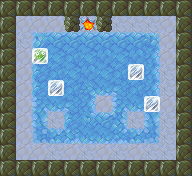

This is a level from a 2D game, rendered from its Tiled map with the project's own tilesets. A one-line summary and the map file follow, with tile-layer data summarised:
An orthogonal 12x11 tile map with 16x16 px tiles, 4 tile layers (Bottom, Floor, FloorTop, Blocks), 5 tilesets.

<map version="1.0" orientation="orthogonal" width="12" height="11" tilewidth="16" tileheight="16">
 <tileset firstgid="1" name="ground" tilewidth="16" tileheight="16">
  <image source="assets/tileset-ground.png" width="48" height="16" />
 </tileset>
 <tileset firstgid="4" name="misc" tilewidth="16" tileheight="16">
  <image source="assets/tileset-misc.png" width="64" height="16" />
  <tile id="3">
   <properties>
    <property name="goal" value="true" />
   </properties>
  </tile>
 </tileset>
 <tileset firstgid="8" name="pushblocks" tilewidth="16" tileheight="16">
  <image source="assets/tileset-pushblocks.png" width="48" height="16" />
  <tile id="1">
   <properties>
    <property name="goal" value="true" />
    <property name="sprite" value="assets/frozen.sprite" />
   </properties>
  </tile>
 </tileset>
 <tileset firstgid="11" name="rocks" tilewidth="16" tileheight="16">
  <properties>
   <property name="collision" value="true" />
  </properties>
  <image source="assets/tileset-rocks.png" width="256" height="48" />
 </tileset>
 <tileset firstgid="59" name="slippery" tilewidth="16" tileheight="16">
  <properties>
   <property name="slippery_block" value="true" />
   <property name="slippery_player" value="true" />
  </properties>
  <image source="assets/tileset-slippery.png" width="256" height="48" />
 </tileset>
 <layer name="Bottom" width="12" height="11">
  <data>[132 cells, 132 non-empty, 2 distinct tile ids]</data>
 </layer>
 <layer name="Floor" width="12" height="11">
  <properties>
   <property name="player_offset_y" value="-1" />
   <property name="player_sprite" value="assets/dino.sprite" />
  </properties>
  <data>[132 cells, 54 non-empty, 22 distinct tile ids]</data>
 </layer>
 <layer name="FloorTop" width="12" height="11">
  <data>[132 cells, 44 non-empty, 2 distinct tile ids]</data>
 </layer>
 <layer name="Blocks" width="12" height="11">
  <data>[132 cells, 4 non-empty, 2 distinct tile ids]</data>
 </layer>
</map>
